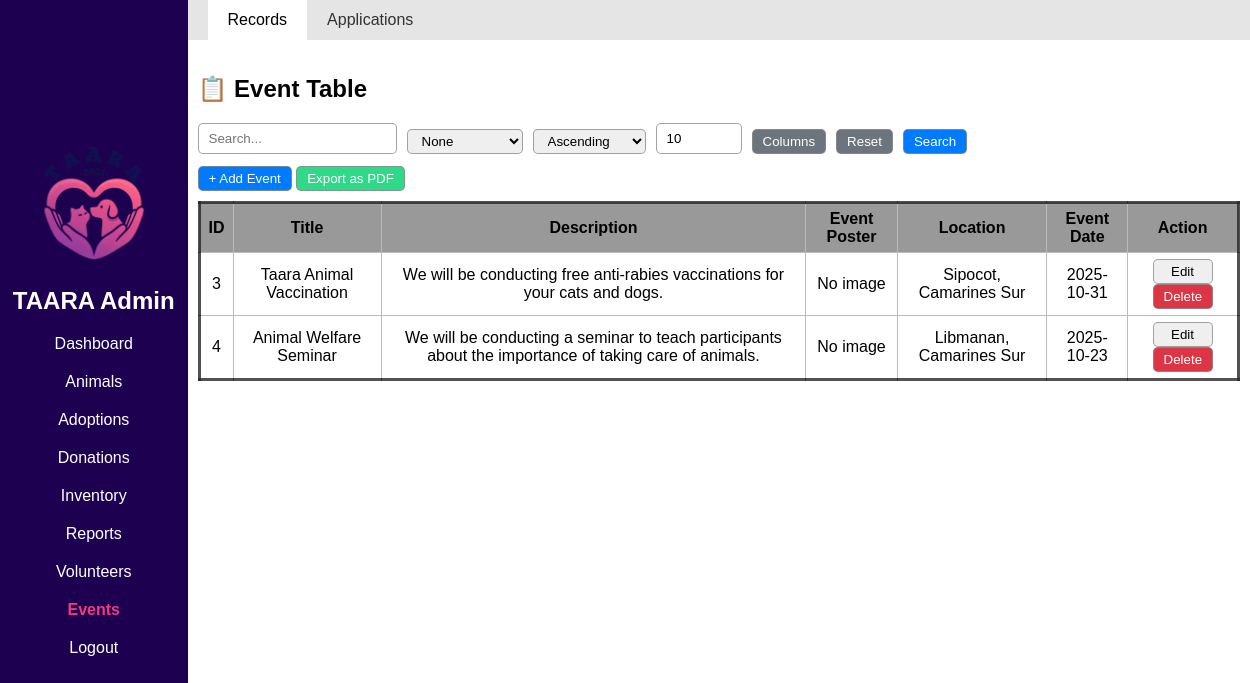
/Admin/events-upcoming.php, run on the app's committed database.
### tables this page shows
CREATE TABLE `event` (
  `event_id` int(25) NOT NULL,
  `title` varchar(255) NOT NULL,
  `description` varchar(800) NOT NULL,
  `img` varchar(500) NOT NULL,
  `location` varchar(50) NOT NULL,
  `event_date` date NOT NULL,
  `date_posted` date NOT NULL
);

### includes/db_connection.php (called while the page is built, shortened)
<?php
function connect() {
    $servername =  "localhost";
    $username =  "root";
    $password =  "";
    $dbname =  "taara_db";
    $conn = new mysqli($servername, $username, $password, $dbname);
    return $conn;
}
class DatabaseCRUD {
    private $conn;
    private $table;
    public function __construct($table) {
        $this->conn = connect();
        $this->table = $table;
        $this->columns = $this->getTableColumns();
    }
    private function getTableColumns() {
        $query = "SHOW COLUMNS FROM `$this->table`";
        $result = $this->conn->query($query);
        $cols = [];
        while ($row = $result->fetch_assoc()) {
            $cols[$row['Field']] = $row;
        }
        return $cols;
    }
    public function select($columns = ["*"], $where = [], $limit = null) {
    $cols = is_array($columns) ? implode(", ", $columns) : $columns;
    $sql = "SELECT $cols FROM {$this->table}";
    $result = $this->conn->query($sql);
    $rows = [];
    if ($result && $result->num_rows > 0) {
        while ($row = $result->fetch_assoc()) {
            $rows[] = $row;
        }
    }
    return $rows;
}
}

### Admin/events-upcoming.php (the view, shortened to what this page needs)
<?php
include "../includes/db_connection.php";
include "../Admin/admin_ui.php";
$tableName = 'event';
$pk = 'event_id';
$crud = new DatabaseCRUD($tableName);
$tableData = $crud->select();
$fieldsConfig = [
    'event_id' => 'id',
    'title' => 'text',
    'description' => 'textarea',
    'img' => 'image',
    'location' => 'date',
    'event_date' => 'date',
    'date_posted' => 'date'
];
$foreignKeys = [
];
$fkCache = [];
$fieldLabels = [
    'event_id' => 'ID',
    'title' => 'Title',
    'description' => 'Description',
    'img' => 'Event Poster',
    'location' => 'Location',
    'event_date' => 'Event Date',
    'date_posted' => 'Date Posted'
];
$visibleColumns = $_SESSION['visibleColumns'];
function e($v){ return htmlspecialchars($v ?? '', ENT_QUOTES); }
include "../includes/post_handler.php";
?>
<!DOCTYPE html>
<html>
<head>
<link rel="stylesheet" href="../CSS/admin_style.css">
</head>
<body>
<?= displayNav('events'); ?>
<main class="content flex-c">
    <header class='top-nav flex-r'>
        <a href='volunteers-records.php' class='top-active'>Records</a>
        <a href='volunteers-application.php'>Applications</a>
    </header>
    <div style='padding-inline:10px;'>
        <h2>📋 <?= ucwords(str_replace('_',' ',$tableName)) ?> Table</h2>
        <form method="POST" enctype="multipart/form-data" style="margin-bottom:12px;">
            <div class="search-group">
                <input type="text" name="search_bar" class="search-bar" placeholder="Search..." value="<?= e($_POST['search_bar'] ?? '') ?>">
                <select name="search_by">
                    <option value="none">None</option>
                </select>
                <select name="order_by" placeholder='Order by'>
                    <option value="ascending" <?= (isset($_POST['order_by']) && $_POST['order_by']==='ascending')?'selected':'' ?>>Ascending</option>
                </select>
                <input type="number" name="num_of_results" min="1" max="1000" value="<?= intval($_POST['num_of_results']??10) ?>" placeholder='Results shown'>
                <button type="button" class="btn btn-secondary" onclick="toggleColumnSelector()">Columns</button>
                <button type="submit" name="reset_btn" class="btn btn-secondary">Reset</button >
                <button type="submit" name="search_btn" class="btn btn-primary">Search</button>
            </div>
        </form>
        <button class="btn btn-primary" onclick="openSharedModal('add')">+ Add <?= ucwords($tableName) ?></button>
        <a href="../export/export_pdf.php?table=<?=$tableName?>" target="_blank"><button type='button' class="btn btn-success">Export as PDF</button></a>
        <div class="result-table">
            <table class="rounded-border">
                <thead>
                <tr>
                    <?php foreach($visibleColumns as $f): ?>
                        <?php
                            if(isset($foreignKeys[$f])) {
                                $label = $foreignKeys[$f]['label'];
                                echo "<th>" . e($fieldLabels[$f] ?? ucwords(str_replace('_',' ',$f))) . "</th>";
                            } else {
                                echo "<th>" . e($fieldLabels[$f] ?? ucwords(str_replace('_',' ',$f))) . "</th>";
                            }
                        ?>
                    <?php endforeach; ?>
                    <th>Action</th>
                </tr>
                </thead>
                <tbody>
                <?php foreach($tableData as $row): ?>
                <tr>
                    <?php foreach($visibleColumns as $f): ?>
                        <?php if ($fieldsConfig[$f] === 'image'): ?>
                            <?php
                                $imgFile = $row[$f] ?? '';
                                $imgPath = "../Assets/UserGenerated/" . $imgFile;
                                $exists = !empty($imgFile) && file_exists(__DIR__ . "/../Assets/UserGenerated/" . $imgFile);
                            ?>
                            <td>
                                <?php if ($exists): ?>
                                    <img
                                        src="<?= $imgPath ?>"
                                        class="thumb-img"
                                        onclick="openImagePreview('<?= $imgPath ?>')">
                                <?php else: ?>
                                    <span>No image</span>
                                <?php endif; ?>
                            </td>
                        <?php elseif(isset($foreignKeys[$f])): ?>
                            <td><?= e($fkCache[$f][$row[$f]] ?? "Unknown") ?></td>
                        <?php else: ?>
                            <td><?= e($row[$f] ?? '') ?></td>
                        <?php endif; ?>
                    <?php endforeach; ?>
                    <td style="width: auto;">
                        <?php $json = htmlspecialchars(json_encode($row, JSON_HEX_APOS | JSON_HEX_QUOT), ENT_QUOTES, 'UTF-8'); ?>
                        <button onclick="openSharedModal('edit', <?= $json ?>)" style='width:60px;' class='btn btn-info action-btn'>Edit</button>
                        <button onclick='openDeleteModal(<?= e($row[$pk]) ?>,"<?= e($row[$pk]) ?>")' style='width:60px;' class='btn btn-danger action-btn'>Delete</button>
                    </td>
                </tr>
                <?php endforeach; ?>
                </tbody>
            </table>
        </div>
    </div>
</main>
</body>
</html>

### CSS/admin_style.css (style rules this page uses)
* { font-family: Arial, Helvetica, sans-serif; }
body { margin: 0; }
main { gap: 15px; height: auto; }
table { text-align: center; width: 100%; border-collapse: collapse; margin-block: 10px; }
thead { border-collapse: collapse; background-color: #999999; }
th,td { padding: 6px 8px; border: 1px solid #bbb; }
a { text-decoration: none; color: inherit; }
input, select, datalist, button, textarea { border: 1px solid rgba(141, 141, 141, 0.8); width: auto; border-radius: 5px; height: 25px; padding: 2px 10px; }
.flex-c { display: flex; flex-direction: column; }
.flex-r { display: flex; flex-direction: row; }
.rounded-border { border: 3px solid rgba(39, 39, 39, 0.8); border-radius: 15px; }
.top-nav { width: 100%; height: 5vh; box-shadow: 1px rgba(5, 2, 2, 0.3); display: flex; flex-direction: row; align-items: center; padding-inline: 20px; gap: 20px; background-color: #e5e5e5; color: #323232; }
.top-active { background-color: white; border-radius: 5px; padding: 20px; color: #000000; }
.content { margin-left: 15vw; }
.search-group { gap: 0.2rem; display: flex; align-items: flex-end; gap: 10px; }
.btn { cursor:pointer; place-content: center; place-items: center; }
.btn-primary { background:#007bff; color:#fff; }
.btn-danger { background:#dc3545; color:#fff; }
.btn-success { background:#2ed987; color:#fff; }
.btn-secondary { background:#6c757d; color:#fff; }

### data on the page
event: event_id "3", title "Taara Animal Vaccination", description "We will be conducting free anti-rabies vaccinations for your cats and dogs.", location "Sipocot, Camarines Sur", event_date "2025-10-31"
event: event_id "4", title "Animal Welfare Seminar", description "We will be conducting a seminar to teach participants about the importance of taking care of animals.", location "Libmanan, Camarines Sur", event_date "2025-10-23"

### other printed values
str_replace('_',' ',$tableName) "Event"
$tableName "Event"
$fieldLabels[$f] "ID"
$fieldLabels[$f] "Title"
$fieldLabels[$f] "Description"
$fieldLabels[$f] "Event Poster"
$fieldLabels[$f] "Location"
$fieldLabels[$f] "Event Date"
